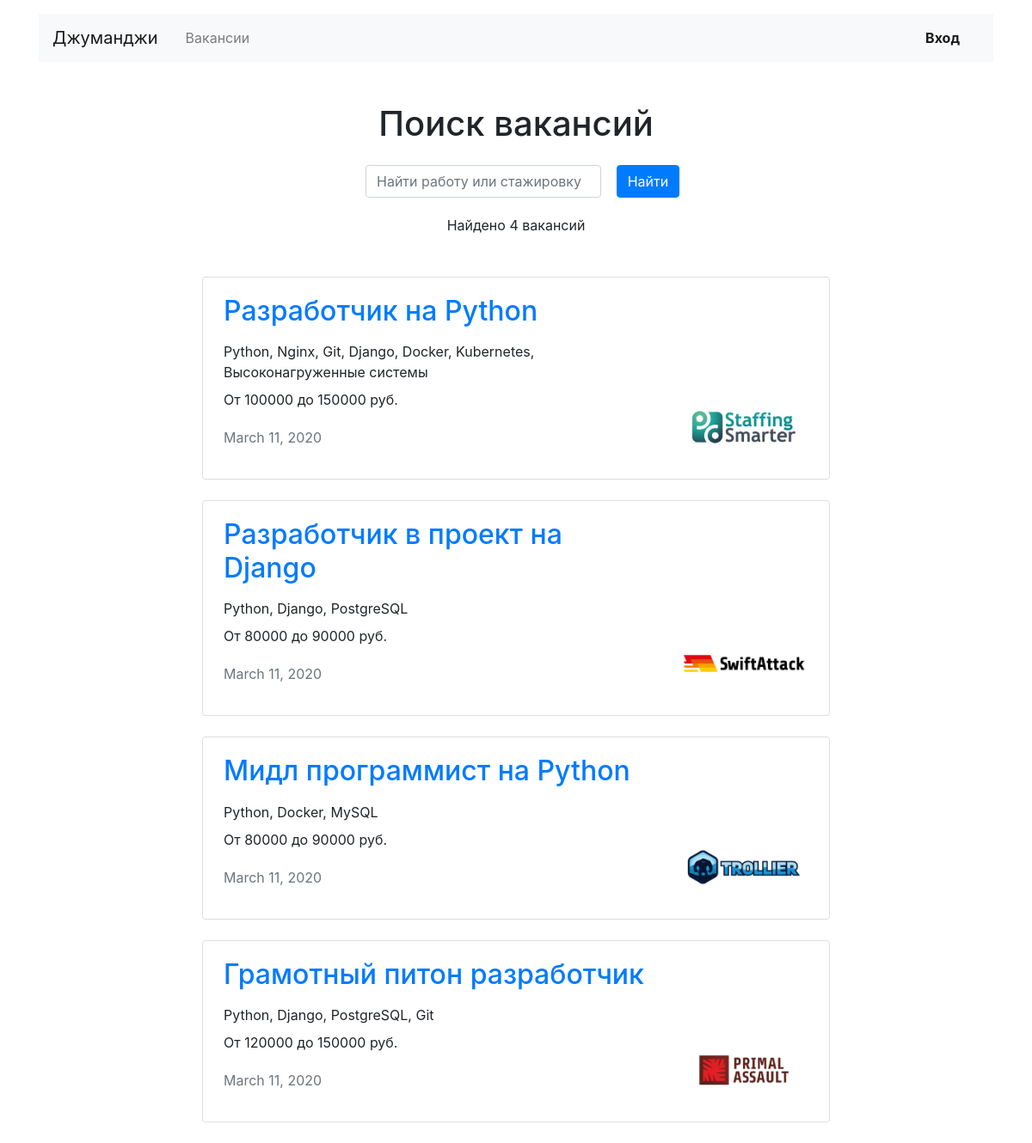
The page /search/?q=Python on the database its author committed.
### vacancy_app/models.py (models this page shows)
class Vacancy(models.Model):
    title = models.CharField(max_length=80)
    specialty = ForeignKey(Specialty, on_delete=models.CASCADE, related_name="vacancies")
    company = ForeignKey(Company, on_delete=models.CASCADE, related_name="vacancies")
    skills = models.TextField()
    description = models.TextField()
    salary_min = models.PositiveIntegerField()
    salary_max = models.PositiveIntegerField()
    published_at = models.DateField()

class Company(models.Model):
    name = models.CharField(max_length=64)
    location = models.CharField(max_length=40)
    logo = models.ImageField(upload_to=MEDIA_COMPANY_IMAGE_DIR)
    description = models.TextField()
    employee_count = models.PositiveIntegerField()
    owner = models.OneToOneField(User, on_delete=models.CASCADE, null=True)

### vacancy_app/views.py (the view)
# urls.py: path('search/', search_view, name='search_results'),
def search_view(request):
    context = {}
    query = request.GET.get('q')
    context['vacancies'] = Vacancy.objects.filter(
            Q(title__icontains=query) | Q(skills__icontains=query) | Q(description__icontains=query)
        )
    return render(request, "vacancy_app/search.html", context=context)

### vacancy_app/templates/vacancy_app/search.html
{% extends 'base.html' %}
{% block container %}
  <main class="container mt-3">
    <section>
        <h1 class="h1 text-center mt-5 mb-4">Поиск вакансий</h1>
        <div class="row">
            <div class="col-md-7 col-lg-5 col-xl-4 col-sm-8 mx-auto">
              <form action="{% url 'search_results' %}" method="get" class="form-inline mb-3" enctype="multipart/form-data">
                <div class="form-group col-8 col-md-10 pl-0">
                  <input class="form-control w-200" name="q" type="text" placeholder="Найти работу или стажировку" aria-label="Найти работу или стажировку">
                </div>
                <div class="form-group col-4 col-md-2 pl-0">
                  <button class="btn btn-primary w-200" my="0" type="submit">Найти</button>
                </div>
              </form>
            </div>
        </div>
      <p class="text-center pt-1">Найдено {{ vacancies.count}} вакансий</p>
      <div class="row mt-5">
        <div class="col-12 col-lg-8 offset-lg-2 m-auto">
          {% for vacancy in vacancies %}
          <div class="card mb-4">
            <div class="card-body px-4">
              <div class="row">
                <div class="col-12 col-md-8 col-lg-9">
                  <a href="/vacancies/{{ vacancy.id }}"> <h2 class="h2 pb-2">{{ vacancy.title }}</h2></a>
                  <p class="mb-2">{{ vacancy.skills }}</p>
                  <p>От {{ vacancy.salary_min }} до {{ vacancy.salary_max }} руб.</p>
                  <p class="text-muted pt-1">{{ vacancy.published_at }}</p>
                </div>
                <div class="col-12 col-md-4 col-lg-3 d-flex align-items-end">
                  <a href="/companies/{{ vacancy.company.id }}">
                    {% load static %}
                    <img src="{{ vacancy.company.logo.url }}" weight="130" height="80" alt="{{ vacancy.company.logo }}">
                  </a>
                </div>
              </div>
            </div>
          </div>
          {% endfor %}
        </div>
      </div>
    </section>
  </main>
{% endblock %}

### rows shown on the page
Vacancy: title "Разработчик на Python", skills "Python, Nginx, Git, Django, Docker, Kubernetes, Высоконагруженные системы", salary_min "100000", salary_max "150000", published_at "March 11, 2020", company.logo (picture)
Vacancy: title "Разработчик в проект на Django", skills "Python, Django, PostgreSQL", salary_min "80000", salary_max "90000", published_at "March 11, 2020", company.logo (picture)
Vacancy: title "Мидл программист на Python", skills "Python, Docker, MySQL", salary_min "80000", salary_max "90000", published_at "March 11, 2020", company.logo (picture)
Vacancy: title "Грамотный питон разработчик", skills "Python, Django, PostgreSQL, Git", salary_min "120000", salary_max "150000", published_at "March 11, 2020", company.logo (picture)

### other values the page prints
{{ vacancies.count }} "4"
